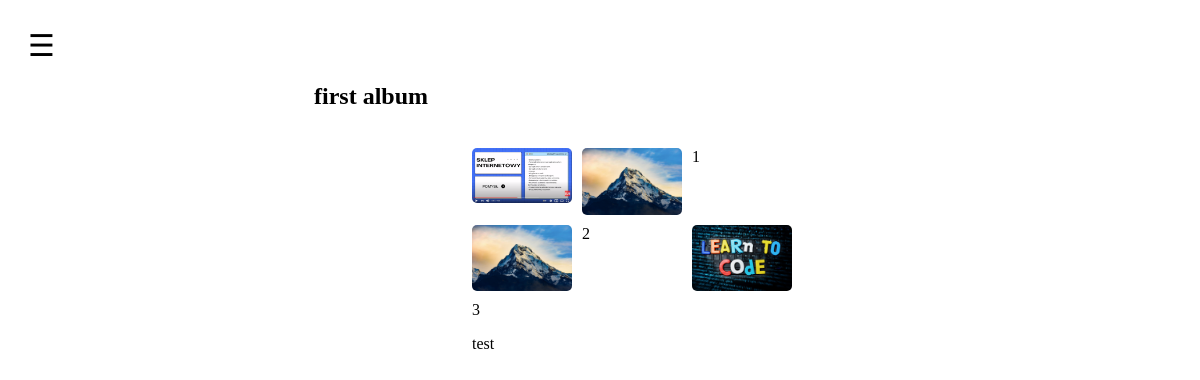
Page /photos/2/ on the earlier database version.
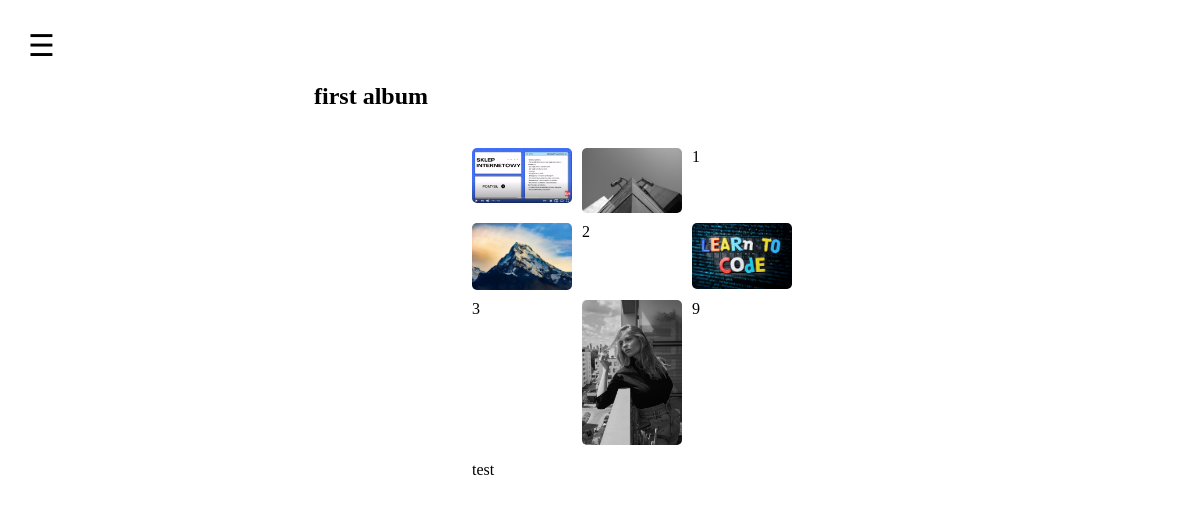
Same page on the later database version.
### web/models.py (models this page shows, shortened)
class Photo(models.Model):
    tittle = models.CharField(max_length=250)
    description = models.TextField()
    image = models.FileField(blank=True)

class PhotoImage(models.Model):
    photo = models.ForeignKey(Photo, default=None, on_delete=models.CASCADE)
    images = models.FileField(upload_to='media_cdn')

### web/views.py (the view)
# urls.py: path('photos/<int:id>/', views.photos_detail, name='album_details'),
def photos_detail(request, id):
    photo = get_object_or_404(Photo, id=id)
    photos = PhotoImage.objects.filter(photo=photo)
    context = {
        'photo':photo,
        'photos':photos
    }
    return render(request,'photos_detail.html', context)

### templates/photos_detail.html (shortened to what this page needs)
{% extends 'base.html' %}
{% load static %}
{% block content %}
<div class="album-tittle">
        <h2>{{ photo.tittle}}</h2><br>
</div>
<div class="album-descriptions">
    <div>
        <aside class="album-photos">
            <img  src="{{ photo.image.url }}" id="photo1" class="album-img" onclick="openModal();currentSlide(0)">
            {% for p in photos  %}
            <img src="{{ p.images.url }}" id="photo2" class="album-img" onclick="openModal();currentSlide({{ p.id }})">
            {{ p.id }}
            {% endfor %}
        </aside>
        <div class="photo-description">
            <p>{{ photo.description }}</p>
        </div>
    </div>
</div>
{% endblock content %}

### templates/base.html (shortened to what this page needs)
{% load static %}
<!DOCTYPE html>
<html lang="en">
<head>
    <link rel="stylesheet" href="{% static 'portfolio/style.css'%}">
</head>
<body>
    <div class="base">
            <span style="font-size:30px;cursor:pointer" onclick="openNav()" id='icon'>&#9776;</span>
        {% block content %}
        {% endblock %}
</body>
</html>

### static/portfolio/style.css (style rules this page uses)
.base { padding: 20px; }
.album-tittle { width: 50%; margin: auto; }
.album-descriptions { display: flex; justify-content: flex-end; }
.album-img { width: 100%; max-width: 100px; border-radius: 5px; cursor: pointer; transition: 0.3s; }
.album-photos { display: grid; grid-template-columns: 100px 100px 100px; grid-gap: 10px; padding-right: 20px; }
.photo-description { width: 700px; }

Differences in the rows shown:
changed PhotoImage id 1: images: a different picture
added PhotoImage: images (picture), id "9"
